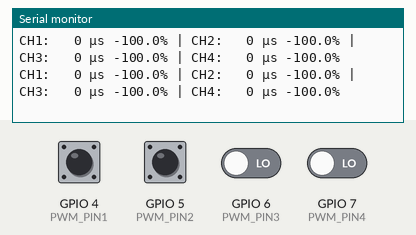
Bench run of a program on a simulated ESP32-S3. On the bench: the last lines printed to the serial monitor. The test bench sets the inputs (shaded band); at power-on: GPIO 4 (PWM_PIN1), GPIO 5 (PWM_PIN2), GPIO 6 (PWM_PIN3), GPIO 7 (PWM_PIN4) LOW.

Above: at 1.2 s.
1.3 s: GPIO 4 (PWM_PIN1) pulsed HIGH 2 times (0.12 s each, 0.3 s apart)
At 1.77 s:
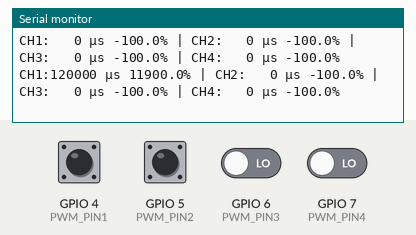
3.5 s: GPIO 5 (PWM_PIN2) pulsed HIGH 2 times (0.12 s each, 0.3 s apart)
At 3.98 s:
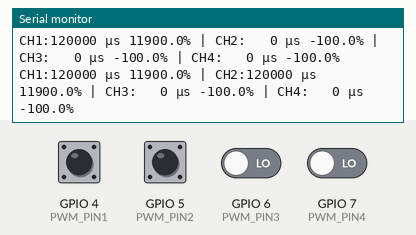

Measured:
- after the input at 1.3 s, the serial monitor: prints a new line after 0.31 s (image 1)
- after the input at 3.5 s, the serial monitor: prints a new line after 0.32 s (image 2)

The program:

main.cpp
```cpp
#include <Arduino.h>

#define PWM_PIN1  4
#define PWM_PIN2  5
#define PWM_PIN3  6
#define PWM_PIN4  7

constexpr uint32_t PERIOD_US = 20000;   // 50 Hz 周期

volatile uint32_t t1, t2, t3, t4;
volatile uint32_t pwm1, pwm2, pwm3, pwm4;

/* ---- 每个口一个 ISR ---- */
void IRAM_ATTR isr1() { uint32_t now = micros(); if (digitalRead(PWM_PIN1)) t1 = now; else pwm1 = now - t1; }
void IRAM_ATTR isr2() { uint32_t now = micros(); if (digitalRead(PWM_PIN2)) t2 = now; else pwm2 = now - t2; }
void IRAM_ATTR isr3() { uint32_t now = micros(); if (digitalRead(PWM_PIN3)) t3 = now; else pwm3 = now - t3; }
void IRAM_ATTR isr4() { uint32_t now = micros(); if (digitalRead(PWM_PIN4)) t4 = now; else pwm4 = now - t4; }

void setup() {
  Serial.begin(115200);
  pinMode(PWM_PIN1, INPUT_PULLDOWN);
  pinMode(PWM_PIN2, INPUT_PULLDOWN);
  pinMode(PWM_PIN3, INPUT_PULLDOWN);
  pinMode(PWM_PIN4, INPUT_PULLDOWN);

  attachInterrupt(digitalPinToInterrupt(PWM_PIN1), isr1, CHANGE);
  attachInterrupt(digitalPinToInterrupt(PWM_PIN2), isr2, CHANGE);
  attachInterrupt(digitalPinToInterrupt(PWM_PIN3), isr3, CHANGE);
  attachInterrupt(digitalPinToInterrupt(PWM_PIN4), isr4, CHANGE);
}

void loop() {
  static uint32_t t0;
  if (millis() - t0 > 200) {
    t0 = millis();

    // [capture](parameters) -> return_type { body }
    auto toDuty = [](float pwm) -> float {return float (pwm - 1000) * 100.0f / 1000.0f;};
    // float duty1 = (float)pwm1 / PERIOD_US * 100.0f;
    // float duty2 = (float)pwm2 / PERIOD_US * 100.0f;
    // float duty3 = (float)pwm3 / PERIOD_US * 100.0f;
    // float duty4 = (float)pwm4 / PERIOD_US * 100.0f;

    float duty1 = toDuty(pwm1);
    float duty2 = toDuty(pwm2);
    float duty3 = toDuty(pwm3);
    float duty4 = toDuty(pwm4);

    Serial.printf("CH1:%4lu µs %.1f%% | CH2:%4lu µs %.1f%% | CH3:%4lu µs %.1f%% | CH4:%4lu µs %.1f%%\n",
                  pwm1, duty1, pwm2, duty2, pwm3, duty3, pwm4, duty4);
  }
}
```
